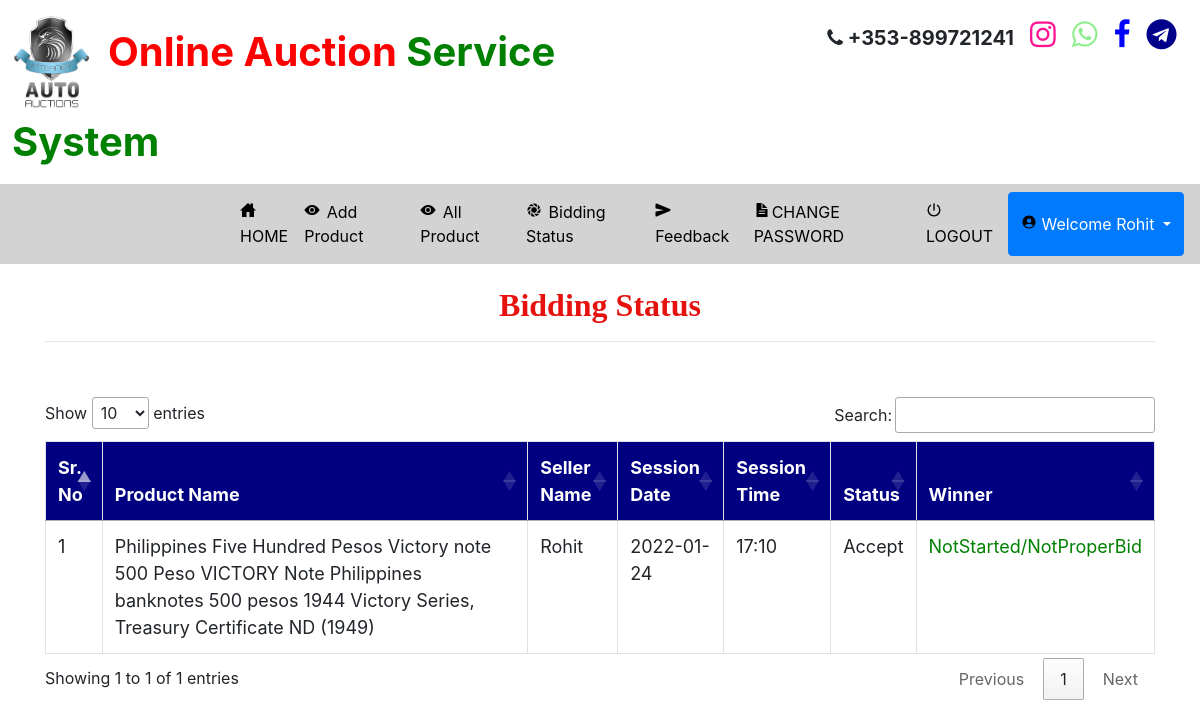
The app's page /bidding_status2 (signed in) with its own data.
### auction/models.py (models this page shows, shortened)
class Aucted_Product(models.Model):
    winner = models.CharField(max_length=100,null=True)
    user = models.ForeignKey(Auction_User,on_delete=models.CASCADE,null=True)
    product = models.ForeignKey(Product,on_delete=models.CASCADE,null=True)

class Product(models.Model):
    temp = models.IntegerField(null=True)
    status  =models.ForeignKey(Status,on_delete=models.CASCADE,null=True)
    name = models.CharField(max_length=100,null=True)
    min_price = models.IntegerField(null=True)
    images = models.FileField(null=True)
    session = models.ForeignKey(Session_Time,on_delete=models.CASCADE,null=True)
    category = models.ForeignKey(Sub_Category,on_delete=models.CASCADE,null=True)

class Auction_User(models.Model):
    user = models.ForeignKey(User,on_delete=models.CASCADE,null=True)
    dob = models.DateField(null=True)
    address = models.CharField(max_length=100,null=True)
    contact = models.CharField(max_length=10,null=True)
    image = models.FileField(null=True)
    membership = models.ForeignKey(Member_fee,on_delete=models.CASCADE,null=True)

class Session_Time(models.Model):
    date = models.ForeignKey(Session_date,on_delete=models.CASCADE,null=True)
    time = models.CharField(max_length=30,null=True)

class Session_date(models.Model):
    date = models.CharField(max_length=30,null=True)

class Status(models.Model):
    status = models.CharField(max_length=30,null=True)

### auction/views.py (the view)
# urls.py: path('bidding_status2', Bidding_Status2, name='bidding_status2'),
def Bidding_Status2(request):
    if not request.user.is_authenticated:
        return redirect('login_user')
    data = 0
    user = User.objects.get(username=request.user.username)
    error = ""
    try:
        data = Bidder.objects.get(user=user)
        if data:
            error = "pat"
    except:
        data = Auction_User.objects.get(user=user)
    if data.membership.fee == "Unpaid":
        return redirect('Member_Payment_mode')
    pro1 =  Aucted_Product.objects.filter(user=data)
    d = {'pro':pro1,'error':error}
    return render(request,'bidding_status2.html',d)

### auction/templates/bidding_status2.html (shortened to what this page needs)
{% extends 'navigation.html' %}
{% block body %}
 <div class="container" style="background:white">
<center><h2 style = "font-family : 'Monotype Corsiva' ; color : #E6120E ; font-weight : bold;margin-top:2%">Bidding Status</h2></center><hr>
<table class="table table-bordered" id="myTable">
  <thead>
  <tr>
    <th>Sr. No</th>
    <th>Product Name</th>
    <th>Seller Name</th>
    <th>Session Date</th>
    <th>Session Time</th>
    <th>Status</th>
    <th>Winner</th>
  </tr>
  </thead>
   <tbody>
{% for i in pro %}
  <tr>
    <td>{{forloop.counter}}</td>
    <td>{{i.product.name}}</td>
    <td>{{i.user.user.username}}</td>
    <td>{{i.product.session.date.date}}</td>
    <td>{{i.product.session.time}}</td>
    <td>{{i.product.status.status}}</td>
      {% ifequal i.product.status.status 'Done' %}
    <td>{{i.winner}}</td>
      {% else %}
      <td style="color:green">NotStarted/NotProperBid</td>
{% endifequal %}
  </tr>
   {% endfor %}
    </tbody>
</table>
 </div>
{% endblock %}

### auction/templates/navigation.html (shortened to what this page needs)
<!DOCTYPE html>
<html lang="en">
<head>
    {% load static %}
     <link rel="stylesheet" href="https://maxcdn.bootstrapcdn.com/bootstrap/4.0.0/css/bootstrap.min.css">
  <link rel = stylesheet href = "//cdn.datatables.net/1.10.19/css/jquery.dataTables.min.css">
<link rel="stylesheet" href="https://cdnjs.cloudflare.com/ajax/libs/font-awesome/4.7.0/css/font-awesome.min.css">
</head>
<body>
<div class="container-fluid" style="padding:1%">
<div class="row">
<div class="col-md-6">
<img src="{% static 'images/logo.png' %}" style="width:80px;height:100px">
    <span style="font-size:40px;font-weight:bold;padding:2%"><span style="color:red">Online Auction</span> <span style="color:green">Service System</span></h4>
</div>
<div class="col-md-6" align="right">
    <span style="font-size:20px;font-weight:bold;color:;margin-right:2%"><i class="fa fa-phone"></i> +353-899721241 </span>
    <span style="font-size:30px;font-weight:bold;color:deeppink;margin-right:2%"><i class="fa fa-instagram"></i></span>
     <span style="font-size:30px;font-weight:bold;color:lightgreen;margin-right:2%"><i class="fa fa-whatsapp"></i></span>
     <span style="font-size:30px;font-weight:bold;color:blue;margin-right:2%"><i class="fa fa-facebook"></i></span>
     <span style="font-size:30px;font-weight:bold;color:darkblue;margin-right:2%"><i class="fa fa-telegram"></i></span>
</div>
</div>
</div>
<nav class="navbar navbar-expand-sm" style="background-color:lightgrey">
  <ul class="navbar-nav">
    {% if request.user.username %}
    {% ifequal error "pat" %}
   <li class="nav-item">
      <a class="nav-link" href="{% url 'profile1' %}" style="color:black;margin-left:200px">
      <ion-icon style="margin-right:4px" name="home-sharp"></ion-icon> HOME</a>
    </li>
    <li class="nav-item">
      <a class="nav-link" href="{% url 'view_auction' 0 %}" style="color:black">
      <ion-icon style="margin-right:4px" name="eye"></ion-icon> Auction</a>
    </li>
    <li class="nav-item">
      <a class="nav-link" href="{% url 'bidding_status' %}" style="color:black">
      <ion-icon style="margin-right:4px" name="eye"></ion-icon> Bidding Status</a>
    </li>
    <li class="nav-item">
      <a class="nav-link" href="{% url 'feedback' %}" style="color:black">
      <ion-icon style="margin-right:4px" name="aperture"></ion-icon> Feedback</a>
    </li>
    <li class="nav-item">
      <a class="nav-link" href="{% url 'change_password1' %}" style="color:black">
      <ion-icon style="margin-right:4px" name="document-text-sharp"></ion-icon>CHANGE PASSWORD</a>
    </li>
</div>
    {% else %}
     <li class="nav-item">
      <a class="nav-link" href="{% url 'profile1' %}" style="color:black;margin-left:200px"><ion-icon style="margin-right:2px" name="home-sharp"></ion-icon> HOME</a>
    </li>
    <li class="nav-item">
      <a class="nav-link" href="{% url 'add_product' %}" style="color:black">
      <ion-icon style="margin-right:2px" name="eye"></ion-icon> Add Product</a>
    </li>
    <li class="nav-item">
      <a class="nav-link" href="{% url 'all_product' %}" style="color:black">
      <ion-icon style="margin-right:2px" name="eye"></ion-icon> All Product</a>
    </li>
    <li class="nav-item">
      <a class="nav-link" href="{% url 'bidding_status2' %}" style="color:black"><ion-icon style="margin-right:2px" name="aperture"></ion-icon> Bidding Status</a>
    </li>
    <li class="nav-item">
      <a class="nav-link" href="{% url 'feedback' %}" style="color:black"><ion-icon style="margin-right:2px" name="send"></ion-icon> Feedback</a>
    </li>
    <li class="nav-item">
      <a class="nav-link" href="{% url 'change_password1' %}" style="color:black"><ion-icon style="margin-right:2px" name="document-text-sharp"></ion-icon>CHANGE PASSWORD</a>
    </li>
{% endifequal %}
    {% endif %}
    {% if request.user.is_authenticated %}
    <a class="nav-link" href="{% url 'logout' %}" style="color:black"><ion-icon style="margin-right:2px" name="power-sharp"></ion-icon>LOGOUT</a>
    {% if not request.user.is_staff %}
      <div class="btn-group">
  <button type="button" class="btn btn-primary dropdown-toggle" data-toggle="dropdown" aria-haspopup="true" aria-expanded="false">
    <ion-icon style="margin-right:4px;color:black" name="person-circle-sharp"></ion-icon>Welcome {{request.user.first_name}}
  </button>
</div>
    {% else %}
    <li class="nav-item">
      <h5  class="nav-link" style="color:red"><ion-icon style="margin-right:4px;color:white" name="person-circle-sharp"></ion-icon>Welcome {{request.user.username}}</h5>
    </li>
    {% endif %}
    {% endif %}
    </ul>
</nav>
{% block body %}
{% endblock %}
</body></html>

### auction/templates/navigation.html (style rules this page uses)
* { box-sizing: border-box; }
#myTable { border-collapse: collapse; width: 100%; border: 1px solid #ddd; font-size: 18px; }
#myTable th { text-align: left; padding: 12px; background-color: Navy; color: white; }
#myTable td { text-align: left; padding: 12px; background-color: white; }
#myTable tr { border-bottom: 1px solid #ddd; }

### records on screen
Aucted_Product: product.name "Philippines Five Hundred Pesos Victory note 500 Peso VICTORY Note Philippines banknotes 500 pesos 1944 Victory Series, Treasury Certificate ND (1949)", user.user.username "Rohit", product.session "2022-01-24", product.session.time "17:10", product.status.status "Accept"

### other values on screen
{{ request.user.first_name }} "Rohit"
